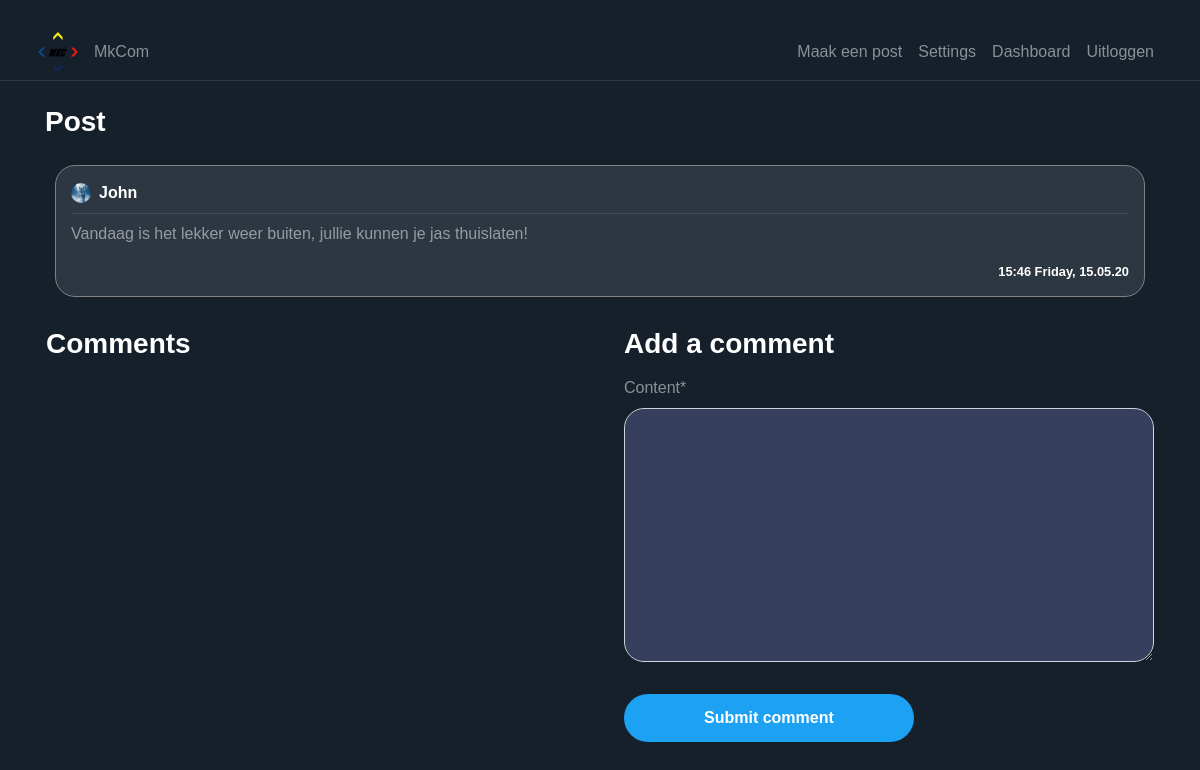
/post/3/ (signed in), run on the app's committed database.
### blog/models.py (models this page shows, shortened)
class Post(models.Model):
    content = models.TextField(max_length=1000)
    date_posted = models.DateTimeField(default=timezone.now)
    author = models.ForeignKey(User, on_delete=models.CASCADE)

### users/models.py (models this page shows, shortened)
class Profile(models.Model):
    user = models.OneToOneField(User, on_delete=models.CASCADE)
    image = models.ImageField(default='default.png', upload_to='profile_pics')

### blog/views.py (the view)
# urls.py: path('post/<int:pk>/', PostDetailView.as_view(), name='post-detail'),
class PostDetailView(DetailView):
    model = Post
    template_name = 'blog/post_detail.html'
    context_object_name = 'post'
    def get_context_data(self, **kwargs):
        data = super().get_context_data(**kwargs)
        comments_connected = Comment.objects.filter(post_connected=self.get_object()).order_by('-date_posted')
        data['comments'] = comments_connected
        data['form'] = NewCommentForm(instance=self.request.user)
        return data
    def post(self, request, *args, **kwargs):
        new_comment = Comment(content=request.POST.get('content'),
                              author=self.request.user,
                              post_connected=self.get_object())
        new_comment.save()
        return self.get(self, request, *args, **kwargs)

### blog/forms.py
class NewCommentForm(forms.ModelForm):
    class Meta:
        model = Comment
        fields = ['content']

### blog/templates/blog/post_detail.html (shortened to what this page needs)
{% extends "blog/base.html" %}
{% load crispy_forms_tags %}
{% block content %}
<div class="container">
    <h3 class="white-important mb-3">
        Post
    </h3>
   <article class="media content-section">
        <div style="width: 100%; word-break: break-all;" class="hovered-tweet-comment">
            <div class="pb-2 row m-0 " style="width: 100%; margin-right: 0 !important;">
               <div
                       style="padding-left: 0px !important;"
                       class="col-8 no-padding d-flex align-items-center">
                   <img
                       class="rounded-circle mr-2"
                       style="width: 20px; height: 20px;"
                       src="{{ post.author.profile.image.url }}">
                   <a class="mr-2 white-important" href="{% url 'user-posts' post.author %}">
                       {{ post.author }}
                   </a>
               </div>
               <div class="col-4 d-flex flex-row-reverse no-padding align-items-center"
                    style="padding-right: 0 !important;">
               </div>
           </div>
            <div
                    class="mb-2 "
                    style="width: 100%; height: 1px; background-color: rgba(255, 255, 255, 0.1)"></div>
            <a style="color: rgba(255, 255, 255, 0.5) !important;">
                <p>
                    {{ post.content }}
                </p>
                <small
                    class="white-important d-flex full-width flex-row-reverse">
                    {{ post.date_posted | date:"H:i l, d.m.y" }}
                </small>
            </a>
        </div>
   </article>
    <div class="row pl-3">
        <div class="col-12 col-md-6 pl-0">
         <h3 class="white-important mb-3">
             Comments
         </h3>
        </div>
        {% if user is not None %}
            <div class="col-12 col-md-6 pl-0 pl-md-3 pr-3">
                <h3 class="white-important mb-3">
                    Add a comment
                </h3>
                <form method="POST">
                    <fieldset class="form-group">
                        {{ form | crispy }}
                    </fieldset>
                    <div class="form-group">
                        <button class="btn btn-outline-primary" type="submit">Submit comment</button>
                    </div>
                </form>
            </div>
        {% endif %}
    </div>
  </div>
{% endblock content %}

### blog/static/blog/main.css (style rules this page uses)
:root { --muted-color: rgba(255, 255, 255, 0.5); }
body { background: #15202b; color: var(--muted-color); margin-top: 5rem; }
h1, h2, h3, h4, h5, h6 { color: var(--muted-color); }
.content-section { padding: 10px 10px; margin-bottom: 20px; }
.no-padding { padding: 0 !important; }
a { color: white; text-underline: none; text-decoration: none !important; }
article { border-radius: 4px; }
.white-important { color: white; font-weight: bold; }
.full-width { width: 100% }
.btn-outline-primary { border-color: white; color: white !important; padding: 12px 80px 12px 80px; font-weight: bold; background-color: #1da1f2; border:0; border-radius: 25px; }
.form-control { background-color: #36405e !important; color: var(--muted-color) !important; box-shadow: 0 0 0 0 !important; border-radius: 20px !important; }
.hovered-tweet-comment { background-color: #2d3741 !important; padding:15px; border-radius: 20px; border:1px solid grey; }

### blog/static/blog/style.css (style rules this page uses)
body { font-family: Arial, Helvetica, sans-serif; height: 100vh; margin: 0; padding: 0; }

### data on the page
Post: author.profile.image (picture), author "John", content "Vandaag is het lekker weer buiten, jullie kunnen je jas thuislaten!", date_posted "15:46 Friday, 15.05.20"
